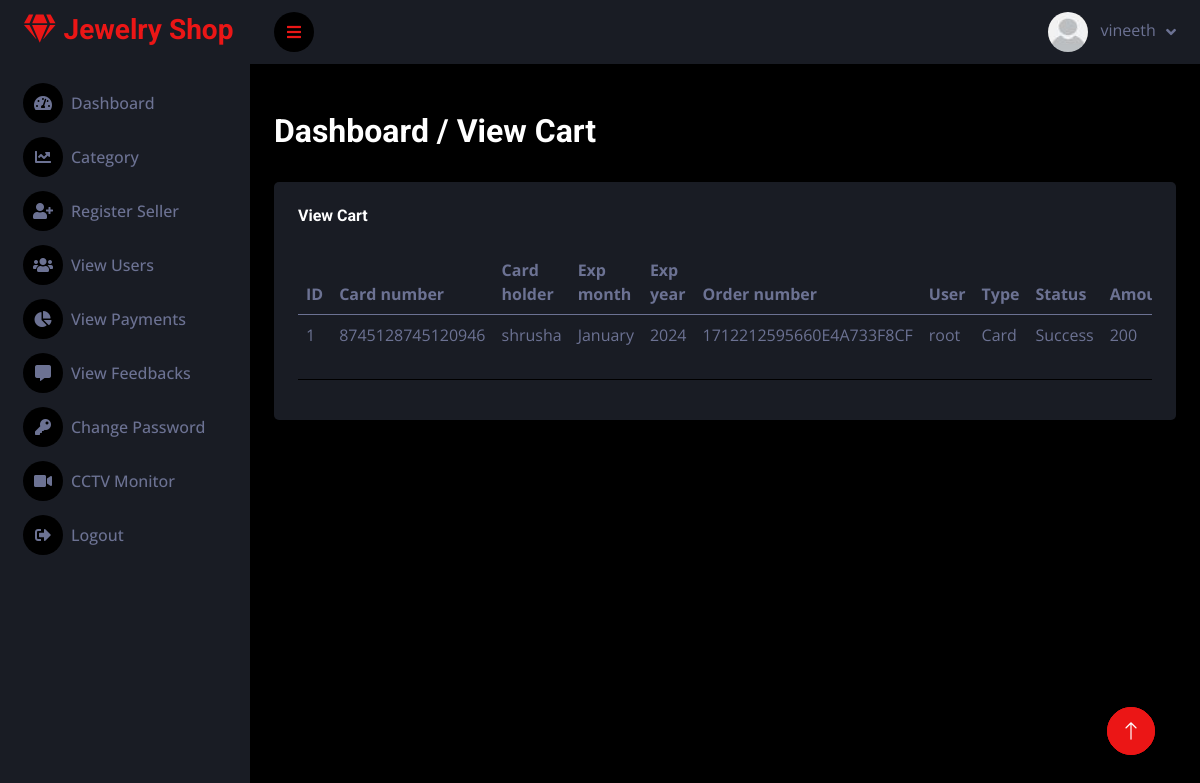
The page /view-cart.php (signed in) on the database its author committed.
### tables this page shows
CREATE TABLE `payment` (
  `card_number` varchar(50) DEFAULT NULL,
  `card_holder_name` varchar(100) NOT NULL,
  `card_expiry_month` varchar(50) DEFAULT NULL,
  `card_expiry_year` year(4) NOT NULL,
  `payment_id` int(11) NOT NULL,
  `order_numbar` varchar(25) NOT NULL,
  `payment_type` varchar(10) DEFAULT NULL,
  `payment_status` varchar(10) NOT NULL,
  `amount` int(11) NOT NULL,
  `date_paid` datetime DEFAULT NULL
);

### config/connection.php (called while the page is built, shortened)
<?php
$username="root";
?>

### view-cart.php (the view, shortened to what this page needs)
<?php
require_once '../config/connection.php';
?>
<!DOCTYPE html>
<html lang="en">
<?php require_once 'include/header.php'; ?>
            <div class="container-fluid pt-4 px-4">
                <div class="row">
                    <div class="col-md-12">
                        <h2>Dashboard / View Cart</h2>
                    </div>
                </div>
            </div>
            <div class="container-fluid pt-4 px-4">
                <div class="row g-4">
                    <div class="col-12">
                        <div class="bg-secondary rounded h-100 p-4">
                            <h6 class="mb-4">View Cart</h6>
                            <div class="table-responsive">
                                <table class="table">
                                    <thead>
                                        <tr>
                                            <th scope="col">ID</th>
                                            <th scope="col">Card number</th>
                                            <th scope="col">Card holder</th>
                                            <th scope="col">Exp month</th>
                                            <th scope="col">Exp year</th>
                                            <th scope="col">Order number</th>
                                            <th scope="col">User</th>
                                            <th scope="col">Type</th>
                                            <th scope="col">Status</th>
                                            <th scope="col">Amount</th>
                                        </tr>
                                    </thead>
                                    <tbody>
                                    <?php
                                        $sql = "SELECT * FROM payment";
                                        $res = mysqli_query($conn,$sql);
                                        if(mysqli_num_rows($res) > 0) {
                                            $i = 1;
                                            while($row = mysqli_fetch_array($res)) {
                                                echo "<tr>";
                                                echo "<td>$i</td>";
                                                echo "<td>$row[card_number]</td>";
                                                echo "<td>$row[card_holder_name]</td>";
                                                $monthNumber = $row['card_expiry_month'];
                                                $monthName = date('F', mktime(0, 0, 0, $monthNumber, 1));
                                                echo "<td>$monthName</td>";
                                                echo "<td>$row[card_expiry_year]</td>";
                                                echo "<td>$row[order_numbar]</td>";
                                                echo "<td>$username</td>";
                                                echo "<td>$row[payment_type]</td>";
                                                echo "<td>$row[payment_status]</td>";
                                                echo "<td>$row[amount]</td>";
                                                echo "</tr>";
                                                $i++;
                                            }
                                        }
                                        ?>
                                    </tbody>
                                </table>
                            </div>
                        </div>
                    </div>
                </div>
            </div>
        </div>
        <a href="#" class="btn btn-lg btn-primary btn-lg-square back-to-top"><i class="bi bi-arrow-up"></i></a>
    </div>
    <?php require_once 'include/footer.php'; ?>
</body>
</html>

### css/style.css (style rules this page uses)
:root { --primary: #EB1616; --secondary: #191C24; --light: #6C7293; --dark: #000000; }
.back-to-top { position: fixed; display: none; right: 45px; bottom: 45px; z-index: 99; }
.btn { transition: .5s; }
.btn-lg-square { width: 48px; height: 48px; }
.btn-square, .btn-sm-square, .btn-lg-square { padding: 0; display: inline-flex; align-items: center; justify-content: center; font-weight: normal; border-radius: 50px; }

### rows shown on the page
payment: card_number "8745128745120946", card_holder_name "shrusha", card_expiry_month "January", card_expiry_year "2024", order_numbar "1712212595660E4A733F8CF", payment_type "Card", payment_status "Success", amount "200"

### other values the page prints
$_SESSION['User_name'] "vineeth"
